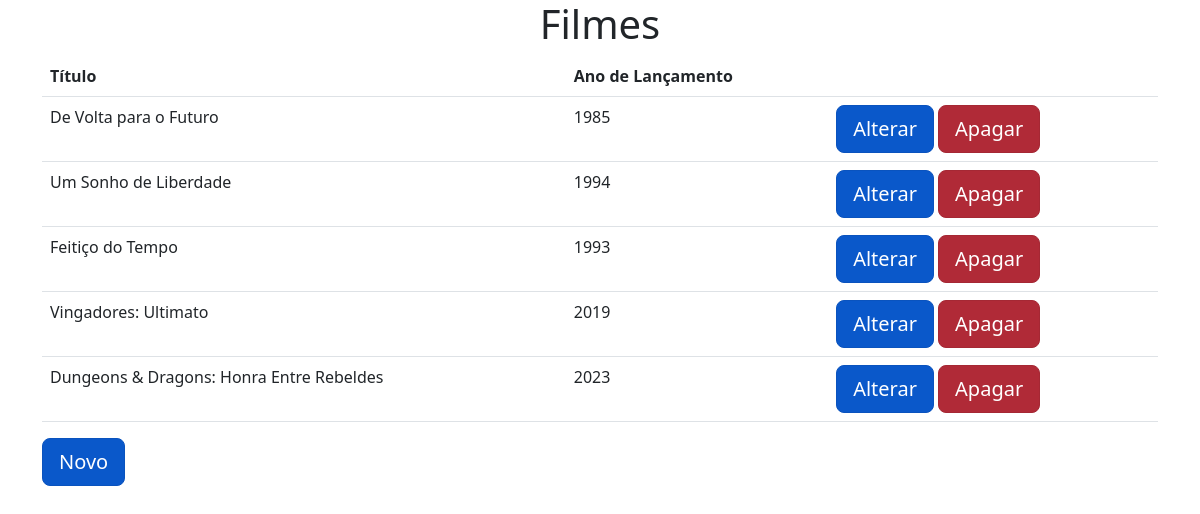
Before: /filme with the older database file.
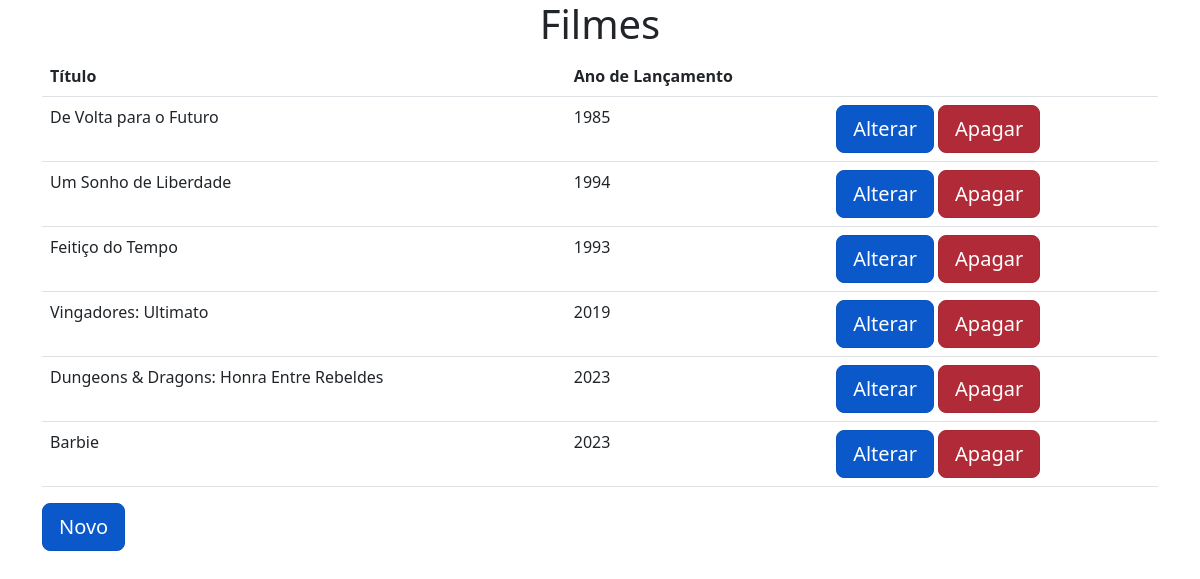
After: the same page with the newer database file.
### models/filme.py (models this page shows, shortened)
class Filme(db.Model):
    __tablename__ = "filme"
    id = db.Column(db.Integer, primary_key=True, autoincrement=True)
    titulo = db.Column(db.String(150))
    ano = db.Column(db.Integer)

### routes/filmeBp.py (the view)
@filmeBp.route('/filme')
def filme_list():
    filmes_query = Filme.query.all()
    return render_template('filme_list.html', filmes=filmes_query)

### templates/filme_list.html (shortened to what this page needs)
<!doctype html>
<html lang="pt-br">
    <head>
        <link rel="stylesheet" href="https://cdn.jsdelivr.net/npm/bootstrap@5.2.0/dist/css/bootstrap.min.css">
    </head>
    <body>
        <h1 style="text-align: center;">Filmes</h1>
        <div class="container">
            <div class="row">
                <div class="col-xs-12">
                    <table class="table">
                        <thead>
                            <th>Título</th>
                            <th>Ano de Lançamento</th>
                            <th></th>
                        </thead>
                        <tbody>
                            {% for filme in filmes%}
                            <tr>
                                <td>{{filme.titulo}}</td>
                                <td>{{filme.ano}}</td>
                                <td><a href="/filme/update/{{filme.id}}" class="btn btn-primary btn-lg active" role="button" aria-pressed="true">Alterar</a>
                                    <a href="/filme/delete/{{filme.id}}" class="btn btn-danger btn-lg active" role="button" aria-pressed="true">Apagar</a>
                                </td>
                            </tr>
                            {% endfor %}
                        </tbody>
                    </table>
                    <a href="/filme/create" class="btn btn-primary btn-lg active" role="button" aria-pressed="true">Novo</a>
                </div>
            </div>
        </div>
    </body>
</html>

Changed rows visible on the page:
added Filme: titulo "Barbie", ano "2023"
